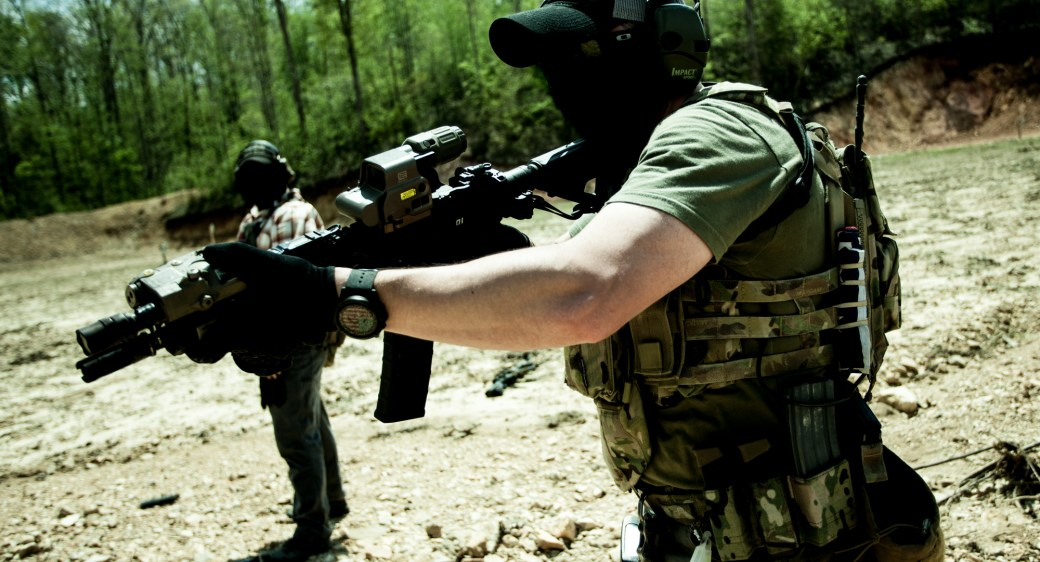
#> input picture operator.jpg, 1040 x 562 px
$ python test.py
#> lines starting #> are read from the running program, lines starting #| are printed output that depends on the picture
import cv2
import numpy as np
import math
import random

# [10 lines left out: functions GetAveragePixelValueInsideRectangle, contour_threshold, not called in this run]

def euc_dist(a, b):
    return math.sqrt((a[0] - b[0])**2 + (a[1] - b[1])**2)

# [6 lines left out: function side_of_line, not called in this run]

class Polygon:
    #any number of triangles
    # [5 lines left out: function __init__, not called in this run]

class Triangle:
    #p will be a contour containing three points
    def __init__(self, arg):
        self.p = []

class LineSegment:
    def __init__(self, pa, pb):
        self.points = [(pa[0], pa[1]), (pb[0], pb[1])]

    # [4 lines left out: function intersects, not called in this run]

    def contains(self, point):
        return True if point in self.points else False

    def draw(self, canvas):
        cv2.line(canvas, self.points[0], self.points[1], (255, 0, 255))

# [18 lines left out: function is_neighbor_of, not called in this run]

def triangulate(list_of_points):

    #milan method:
        #connect our original shape with lines (in-order in the list)
        #connect every point with lines (remembering our origin)
        #delete any lines that are in the convex hull
        #delete any lines that are outside the shape (STRETCH GOAL)
        #for each line:
            #for each other line:
                #if they overlap, delete one of them at random.
        #triangulated polygon!
    hull = []
    init_point = list_of_points[0]
    prev_point = init_point
    for point in list_of_points[1:]:
        a = LineSegment(prev_point, point)
        hull.append(a)
        prev_point = point
    a = LineSegment(prev_point, init_point)
    hull.append(a)
    return hull

def generate_random_hull(x, y, count):
    list_of_points = []
    for i in range(count):
        list_of_points.append((random.randrange(0, x), random.randrange(0, y)))
    return list_of_points


if __name__ == '__main__':
    img = cv2.pyrDown(cv2.imread("operator.jpg", cv2.IMREAD_UNCHANGED))
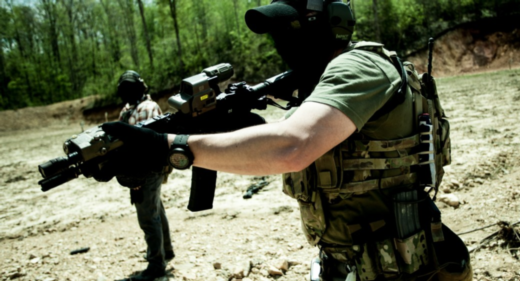
#> img: shape (281, 520, 3); mean B, G, R 78.4, 103.7, 99.1
    out = np.zeros((img.shape[0], img.shape[1], 3))
    print(out.shape)
#| (281, 520, 3)

    list_of_points = generate_random_hull(img.shape[1], img.shape[0], 20)
    hull = triangulate(list_of_points)
    for line in hull:
        line.draw(out)
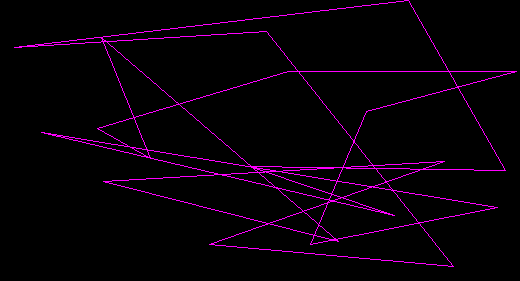
#> out: shape (281, 520, 3) float64; mean of channels 0, 1, 2 7.9, 0, 7.9; drawn as B, G, R


    cv2.imwrite("output.jpg", out)
